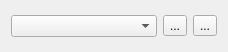
<?xml version="1.0" encoding="UTF-8"?>
<ui version="4.0">
 <class>Decomposer::InputWidget</class>
 <widget class="QWidget" name="Decomposer::InputWidget">
  <property name="geometry">
   <rect>
    <x>0</x>
    <y>0</y>
    <width>228</width>
    <height>52</height>
   </rect>
  </property>
  <property name="windowTitle">
   <string>Form</string>
  </property>
  <layout class="QHBoxLayout" name="horizontalLayout">
   <item>
    <widget class="QComboBox" name="sourceCombo"/>
   </item>
   <item>
    <widget class="QToolButton" name="playButton">
     <property name="toolTip">
      <string>Play</string>
     </property>
     <property name="text">
      <string>...</string>
     </property>
     <property name="icon">
      <iconset resource="resources.qrc">
       <normaloff>:/icons/resources/media-playback-start.svg</normaloff>:/icons/resources/media-playback-start.svg</iconset>
     </property>
    </widget>
   </item>
   <item>
    <widget class="QToolButton" name="stopButton">
     <property name="toolTip">
      <string>Stop</string>
     </property>
     <property name="text">
      <string>...</string>
     </property>
     <property name="icon">
      <iconset resource="resources.qrc">
       <normaloff>:/icons/resources/media-playback-stop.svg</normaloff>:/icons/resources/media-playback-stop.svg</iconset>
     </property>
    </widget>
   </item>
  </layout>
 </widget>
 <resources>
  <include location="resources.qrc"/>
 </resources>
 <connections/>
</ui>
